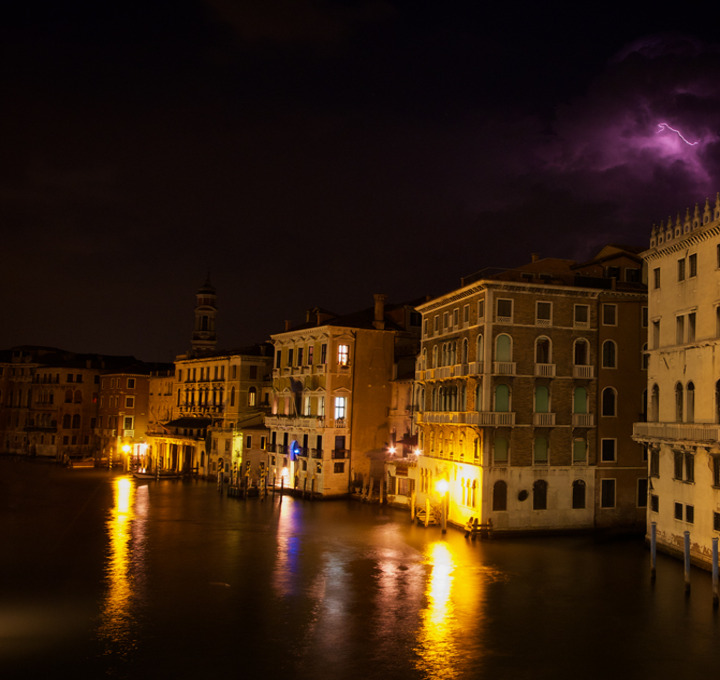
//> input picture LimeEhance/images/1.bmp, 720 x 680 px
$ ./lime   (built with g++ and OpenCV 4)
//> lines starting //> are read from the running program, lines starting //| are printed output that depends on the picture
// [4 lines of commented-out code are left out]
#include <opencv2/opencv.hpp>
#include <opencv2/photo.hpp>       // fastNlMeansDenoisingColored 去噪
#include <opencv2/imgproc.hpp>     // CLAHE 对比度增强
#include <iostream>                // 输入输出流库
#include <cstring>
#include <math.h>
#include <complex.h>
#include <vector>
#include <cmath>

using namespace std;

namespace LIME //LIME的命名空间
{

    class lime
    {  //存储数据
        public:
        cv::Mat img_norm; //输入图像归一化
        cv::Mat R;        //反射率图（Retinex分解的R分量）
        cv::Mat out_lime; //增强后的图像
        cv::Mat dv;
        cv::Mat dh;
        cv::Mat T_hat;    //初始化的光照图
        cv::Mat W; 	      //权重矩阵
        cv::Mat veCDD;
        int channel; 	  //存储图像通道数
        int row; 		  //图像的行数
        int col; 		  //图像的列数
        float alpha=1;    //平滑项权重（控制光照图平滑程度）
        float rho =2;     //ADMM惩罚参数增长率
        float gamma = 0.7;//Gamma校正指数（<1避免过度增强暗区）
        float epsilon;    //迭代收敛系数
        float thd;        //迭代收敛时间阈值

        // 后处理控制参数
        bool  use_denoise = true;      //是否启用BM3D去噪
        float denoise_h  = 3.0f;       //去噪强度（越大去噪越强）
        bool  use_clahe  = false;      //是否启用CLAHE对比度增强
        float clahe_clip = 2.0f;       //CLAHE裁剪限幅
        bool  use_gamma_on_T = true;   //是否对光照图T做Gamma校正

        // 调试/中间结果输出
        bool  save_intermediate = false;//是否保存中间结果

    	public:
        lime(cv::Mat src);
        cv::Mat Mat2Vec(cv::Mat mat);                         //矩阵向量化
        cv::Mat reshape1D(cv::Mat mat);						  //按行压缩矩阵到一维
        cv::Mat getReal(cv::Mat mat);						  //获取矩阵实部
        cv::Mat derivative(cv::Mat matrix);					  //求解矩阵导数
        cv::Mat solveT(cv::Mat G, cv::Mat Z, float u);		  //求解子问题T
        cv::Mat solveG(cv::Mat T,cv::Mat Z,float u,cv::Mat W);//求解子问题G
        cv::Mat solveZ(cv::Mat T,cv::Mat G,cv::Mat Z,float u);//求解子问题Z
        cv::Mat Dev(int n, int k);							  //求解矩阵一阶导数
        cv::Mat getMax(const cv::Mat &bgr);					  //获取色彩通道最大值
        cv::Mat optIllumMap();								  //获取优化后光照图
        cv::Mat enhance(cv::Mat &src);						  //图像增强（含后处理）
        cv::Mat postProcess(cv::Mat &enhanced);               //后处理管道

        // [4 lines left out: function comp, not called in this run]

        void weightStrategy();
        void _init_IllumMap(cv::Mat src);
        void Illum_filter(cv::Mat& img_in, cv::Mat& img_out); //滤波、GAMMA矫正
        void Illumination(cv::Mat& src, cv::Mat& out); 		  //求解每个像素的光照强度
        float solveU(float u);								  //求解子问题u
        float Frobenius(cv::Mat mat);
    };

    //构造函数
    lime::lime(cv::Mat src)
    {
        //获取输入图像的通道数
        channel = src.channels();
    }

    //光照图初始化
    void lime::_init_IllumMap(cv::Mat src){
        // 将输入图像转换为 float CV_32F类型，并进行归一化
        src.convertTo(img_norm, CV_32F, 1 / 255.0, 0); //第三个参数进行了缩放，也就是归一化。
        // 获取归一化图像的大小
        cv::Size sz(img_norm.size());
        row = img_norm.rows;//rows 对应图像的高度
        col = img_norm.cols;//cols 对应图像的宽度
        //构建初始照明图T
        T_hat = lime::getMax(img_norm);
        //求T_hat的f范数
        epsilon = Frobenius(T_hat)*0.001;
        dv = Dev(row, 1);//dv*图片
        dh = Dev(col, -1);//图片*dh
        //float u = dv.at<float>(0,0);
        //float u2 = dh.at<float>(0,0);
        veCDD = cv::Mat(1,row*col, CV_32F, cv::Scalar::all(0.0));
        //定义一维矩阵并初始化为0
        veCDD.at<float>(0,0) = 4;
        veCDD.at<float>(0,1) = -1;
        veCDD.at<float>(0,row) = -1;
        veCDD.at<float>(0,row*col-1) = -1;
        veCDD.at<float>(0,row*col-row) = -1;
    }

    //获取色彩通道最大值
    cv::Mat lime::getMax(const cv::Mat& bgr)
        {
            cv::Mat temp_mat(row, col, CV_32F, cv::Scalar::all(0.0));//定义一个全零矩阵
            std::vector<cv::Mat> img_norm_rgb;//多个矩阵组成的动态数组
            cv::Mat img_norm_b, img_norm_g, img_norm_r;//定义三个单通道矩阵
            cv::split(bgr, img_norm_rgb);//将bgr图像分割成三个单通道矩阵，分别存放在img_norm_rgb[0]、img_norm_rgb[1]、img_norm_rgb[2]中
            img_norm_g = img_norm_rgb.at(0);
            img_norm_b = img_norm_rgb.at(1);
            img_norm_r = img_norm_rgb.at(2);
            for(int i = 0; i < row; i++){
                for(int j = 0; j< col; j++){
                    temp_mat.at<float>(i,j) = MAX(MAX(img_norm_g.at<float>(i,j),img_norm_b.at<float>(i,j)), img_norm_r.at<float>(i,j));
                }
            }
            return temp_mat;
        }

    //求解矩阵范数：计算矩阵的 Frobenius 范数，即矩阵中每个元素平方和的平方根。这是用于衡量矩阵的整体"大小"或"能量"的一种方式
    float lime::Frobenius(cv::Mat mat)
    {
        int row = mat.rows;
        int col = mat.cols;
        float total = 0.0;
        for(int i = 0; i < row ; i++){
            for(int j =0; j< col ; j++){
                total = total + pow(mat.at<float>(i,j), 2);
            }
        }
        total = sqrt(total);
        return total;
    }

    //求解矩阵导数
    cv::Mat lime::derivative(cv::Mat matrix){
        cv::Mat v = dv * matrix;
        cv::Mat h = matrix * dh;
        cv::Mat matrix_C ;
        //矩阵垂直拼接
        cv::vconcat(v,h,matrix_C);
        return matrix_C;
    }

    //求解子问题T
    cv::Mat lime::solveT(cv::Mat G, cv::Mat Z, float u){
        cv::Mat X = G - (Z / u);   // X = G - Z/u, 对应ADMM中T子问题的中间变量
        int row_temp = X.rows;
        cv::Mat Xv = X.rowRange(0, row);  //左闭右开区间进行矩阵行的提取
        cv::Mat Xh = X.rowRange(row,row_temp);//要取 -1
        cv::Mat temp = dv*Xv+ Xh*dh;
        cv::Mat numerator;
        cv::Mat denominator;
        cv::Mat mat_temp1;
        mat_temp1 = Mat2Vec(2*T_hat + u*temp);
        //使用opencv自带的离散傅里叶变换函数执行傅里叶变换运算
        cv::dft(mat_temp1,numerator,cv::DFT_COMPLEX_OUTPUT);
        cv::Mat mat_temp2 = veCDD* u;
        cv::dft(mat_temp2, denominator,cv::DFT_COMPLEX_OUTPUT);
        denominator = denominator + 2;
        cv::Mat T_temp;
        temp = numerator / denominator;
        temp = getReal(temp);
        cv::dft(temp,T_temp,cv::DFT_COMPLEX_OUTPUT);
        T_temp = getReal(T_temp);
        T_temp = T_temp/(T_temp.cols);
        auto u5 = T_temp.at<float>(0,0);
        auto u6 = T_temp.at<float>(0,4);
        normalize(T_temp,T_temp,0.2,1,cv::NORM_MINMAX);
        cv::Mat T = reshape1D(T_temp);
        T.convertTo(T, CV_32F);
        return T;
    }
    cv::Mat lime::getReal(cv::Mat mat){ //获取矩阵的实部
        int col_temp = mat.cols;
        cv::Mat mat_return(1,col_temp, CV_32F, cv::Scalar::all(0.0));
        for(int i =0; i<col_temp; i++){
                mat_return.at<float>(0,i) = mat.at<float>(0,2*i);
            }
        return mat_return;

    }

    //将多维矩阵压缩成一维
    cv::Mat lime::Mat2Vec(cv::Mat mat){
        mat = mat.t(); //矩阵转置
        int row = mat.rows;
        int col = mat.cols;
        cv::Mat mat_one(1,row * col, CV_32F);
        int num_elements = row * col;

        for(int i = 0; i < row ; i++){
            for(int j =0; j< col ; j++){
                mat_one.at<float>(0,i*col+j) = mat.at<float>(i,j);
            }
        }

        return mat_one;
    }

    //将一维向量reshape回二维矩阵
    cv::Mat lime::reshape1D(cv::Mat mat){
        cv::Mat mat_temp(row,col, CV_32F);

        for(int i = 0; i < row ; i++){
        for(int j =0; j< col ; j++){

            mat_temp.at<float>(i,j) = mat.at<float>(0,i*col + j);
            }
        }
        return mat_temp;
    }

    //求解子问题G（软阈值操作）
    cv::Mat lime::solveG(cv::Mat T,cv::Mat Z,float u,cv::Mat W){
        //求出 T的一阶导数
        cv::Mat dT = derivative(T);
        cv::Mat epsilon = alpha * W / u;
        cv::Mat X = dT + Z / u;
        //获取一个图像矩阵的符号矩阵
        int row_temp = X.rows;
        int col_temp = X.cols;
        cv::Mat mat_temp(row_temp,col_temp,CV_32F);

       for(int i = 0; i < row_temp ; i++){
        for(int j =0; j< col_temp ; j++){
            if (X.at<float>(i,j) >0){
                mat_temp.at<float>(i,j) = 1;
            }
            else if(X.at<float>(i,j)<0){
                mat_temp.at<float>(i,j) =-1;
            }
            else
            mat_temp.at<float>(i,j) = 0;
        }
      }

        cv::Mat S_ce =cv::max(cv::abs(X) - epsilon, 0);
        cv::Mat O = mat_temp.mul(S_ce);
        return O;
    }

    //求解子问题Z（拉格朗日乘子更新）
    cv::Mat lime::solveZ(cv::Mat T,cv::Mat G,cv::Mat Z,float u){
        cv::Mat dT = derivative(T);
        return Z + u*(dT - G);
    }

    //求解子问题u（惩罚参数增长）
    float lime::solveU(float u){
        return u* rho;
    }

    //求解权重矩阵
    void lime::weightStrategy(){
        cv::Mat dTv = dv * T_hat;//差分矩阵获得垂直方向梯度
        cv::Mat dTh = T_hat* dh;//差分矩阵获得水平方向梯度
        cv::Mat Wv = 1/ (cv::abs(dTv) + 1);//abs() 的作用是对矩阵元素取绝对值，梯度幅值映射成权重
        cv::Mat Wh = 1/ (cv::abs(dTh) + 1);
        /**
         * 梯度大，说明这个位置变化剧烈，可能是边缘、纹理、噪声
         * 梯度小，说明这个位置比较平滑，属于更可信的区域
            所以取倒数后：
            梯度大时，权重变小
            梯度小时，权重变大
         * 这正好符合 LIME 里的思路：在优化光照图时，更相信平滑区域，弱化边缘和突变区域的影响。
         * 加 1 是为了避免分母为 0，同时让数值更稳定。
         */
        cv::vconcat(Wv, Wh, W);//将wv和wh两个矩阵垂直拼接
    }

    //求矩阵导数（构建差分矩阵）
    cv::Mat lime::Dev(int n, int k){
        cv::Mat mat_temp = cv::Mat::eye(n,n,CV_32F);  //eye()函数用于创建一个单位矩阵
        mat_temp = mat_temp *-1;//让矩阵的对角元素为-1
        //让矩阵k对角的元素为1
        if(k > 0){
        for(int y = 0;y <n - k; y++){
        mat_temp.at<float>(y,y + k) = 1;
        }
    }
    else{
        for(int y = -k;y <n ; y++){
        mat_temp.at<float>(y,y + k) = 1;
        }
    }
    return mat_temp;
    }

    //获取优化后的光照图（ADMM迭代求解）
    cv::Mat lime::optIllumMap(){
        //得到权重矩阵W
        weightStrategy();
        cv::Mat T(row,col, CV_32F, cv::Scalar::all(0.0));
        cv::Mat G(row*2,col, CV_32F, cv::Scalar::all(0.0));
        cv::Mat Z(row*2,col, CV_32F, cv::Scalar::all(0.0));
        int t = 0;
        float u = 1;
        const int MAX_ITER = 100;  // 安全上限，防止无穷循环

        while (true){
            T = solveT(G,Z,u);
            G = solveG(T,Z,u,W);
            Z = solveZ(T,G,Z,u);
            u = solveU(u);

            //加速收敛过程
            if(t == 0){
                float temp = Frobenius(derivative(T) - G);
                thd = ceil(2* log(temp / epsilon));
                // 安全钳：阈值异常时设上限
                if (thd <= 0 || std::isnan(thd) || std::isinf(thd)) {
                    thd = 10;
                }
            }
            t += 1;
            //达到收敛阈值或超过最大迭代次数就结束迭代
            if(t >= thd || t >= MAX_ITER){
                break;
            }
        }
        auto r1 = T.at<float>(0,0);
        auto r2 = T.at<float>(1,0);
        auto r3 = T.at<float>(2,0);

        if (save_intermediate) {
            cv::Mat T_vis;
            T.convertTo(T_vis, CV_8U, 255.0);
            cv::imwrite("intermediate_T_optimized.jpg", T_vis);
        }

        return T;
    }

    // ======================== 后处理管道 ========================
    // 对增强后的图像进行去噪和对比度增强
    cv::Mat lime::postProcess(cv::Mat &enhanced) {
        cv::Mat result = enhanced.clone();

        // ---- Step 1: BM3D去噪（LIME论文推荐的后处理） ----
        // 使用OpenCV内置的 fastNlMeansDenoisingColored 近似BM3D效果
        if (use_denoise && result.channels() == 3) {
            cv::Mat denoised;
            // 转换为8位进行去噪
            cv::Mat result_8u;
            if (result.depth() == CV_32F || result.depth() == CV_64F) {
                result.convertTo(result_8u, CV_8U, 255.0);
            } else {
                result_8u = result;
            }

            // fastNlMeansDenoisingColored: 非局部均值去噪（BM3D的近亲）
            // 参数: src, dst, h(亮度去噪强度), hColor(色度去噪强度),
            //       templateWindowSize, searchWindowSize
            cv::fastNlMeansDenoisingColored(
                result_8u, denoised,
                denoise_h,          // 亮度分量去噪强度
                denoise_h,          // 色度分量去噪强度
                7,                  // 模板窗口大小
                21                  // 搜索窗口大小
            );

            // 转回float用于后续处理
            denoised.convertTo(result, CV_32F, 1.0 / 255.0);

            if (save_intermediate) {
                cv::imwrite("intermediate_denoised.jpg", denoised);
            }
        }

        // ---- Step 2: CLAHE 对比度增强（可选） ----
        // 在亮度通道上做CLAHE，提升暗区细节同时压制过曝
        if (use_clahe && result.channels() == 3) {
            cv::Mat result_8u;
            result.convertTo(result_8u, CV_8U, 255.0);

            // 转到LAB色彩空间，只在L通道做CLAHE
            cv::Mat lab;
            cv::cvtColor(result_8u, lab, cv::COLOR_BGR2Lab);

            std::vector<cv::Mat> lab_channels;
            cv::split(lab, lab_channels);

            // 对L通道做CLAHE
            cv::Ptr<cv::CLAHE> clahe = cv::createCLAHE(clahe_clip);
            clahe->apply(lab_channels[0], lab_channels[0]);

            cv::merge(lab_channels, lab);
            cv::cvtColor(lab, result_8u, cv::COLOR_Lab2BGR);

            result_8u.convertTo(result, CV_32F, 1.0 / 255.0);

            if (save_intermediate) {
                cv::imwrite("intermediate_clahe.jpg", result_8u);
            }
        }

        return result;
    }

    //图像增强（含完整后处理管道）
    cv::Mat lime::enhance(cv::Mat &src){
        // ---- 阶段1: 初始化 ----
        _init_IllumMap(src);         //估算初始光照图 T_hat

        // ---- 阶段2: ADMM优化光照图 ----
        cv::Mat T = optIllumMap();   //通过ADMM迭代优化得到光照图T

        // ---- 阶段3: 光照图后处理（Gamma校正） ----
        // 根据LIME论文公式(10): R = I / (T^γ)
        // γ < 1 可避免暗区被过度增强
        cv::Mat T_processed;
        if (use_gamma_on_T) {
            // T ← T^γ, 同时防止除零
            cv::pow(T, gamma, T_processed);
            cv::threshold(T_processed, T_processed, 0.0001, 0.0001, cv::THRESH_TOZERO);
        } else {
            T_processed = T.clone();
            cv::threshold(T_processed, T_processed, 0.0001, 0.0001, cv::THRESH_TOZERO);
        }

        // ---- 阶段4: Retinex分解 ----
        // 逐通道增强: enhanced_c = I_c / T_processed
        cv::Size sz(img_norm.size());
        R = cv::Mat(sz, CV_32F, cv::Scalar::all(0.0));

        std::vector<cv::Mat> img_norm_rgb;
        cv::split(img_norm, img_norm_rgb);

        // BGR顺序: [0]=B, [1]=G, [2]=R
        for (int c = 0; c < 3; c++) {
            cv::Mat enhanced = img_norm_rgb[c] / T_processed;
            // 钳制负值和过大的值
            cv::threshold(enhanced, enhanced, 0.0, 0.0, cv::THRESH_TOZERO);
            cv::threshold(enhanced, enhanced, 1.0, 1.0, cv::THRESH_TRUNC);
            img_norm_rgb[c] = enhanced;
        }

        cv::Mat enhanced_float;
        cv::merge(img_norm_rgb, enhanced_float);

        // 保存反射率图R（Retinex理论中的物体固有属性）
        R = enhanced_float.clone();

        // ---- 阶段5: 后处理（去噪 + 对比度增强） ----
        cv::Mat processed = postProcess(enhanced_float);

        // ---- 阶段6: 转换回8位输出 ----
        processed.convertTo(out_lime, CV_8U, 255.0);

        return out_lime;
    }

    // 滤波和伽马校正（对光照图进行平滑+Gamma校正以改善视觉效果）
    // [41 lines left out: functions Illum_filter, Illumination, not called in this run]
}

int main(int argc, char* argv[])
{
    // ---- 解析输入参数 ----
    std::string input_path = "../data/1.bmp";
    std::string output_path = "output_enhanced.jpg";
    bool use_denoise = true;
    bool use_clahe  = false;

    if (argc >= 2) input_path  = argv[1];
    if (argc >= 3) output_path = argv[2];
    if (argc >= 4) use_denoise = (atoi(argv[3]) != 0);
    if (argc >= 5) use_clahe   = (atoi(argv[4]) != 0);

    std::cout << "========================================" << std::endl;
    std::cout << "  LIME - Low-light IMage Enhancement   " << std::endl;
    std::cout << "========================================" << std::endl;
    std::cout << "输入图像: " << input_path << std::endl;
    std::cout << "输出图像: " << output_path << std::endl;
    std::cout << "去噪(BM3D近似): " << (use_denoise ? "开启" : "关闭") << std::endl;
    std::cout << "CLAHE对比度增强: " << (use_clahe  ? "开启" : "关闭") << std::endl;
    std::cout << "----------------------------------------" << std::endl;

    // ---- 读取图像 ----
    double t_total = cv::getTickCount();
    cv::Mat img_in = cv::imread(input_path);
//> img_in is the input picture: 680 rows x 720 cols, CV_8UC3; mean B, G, R 13.3, 31.7, 53.9
    if (img_in.empty()) {
        std::cerr << "Error: 无法读取图像 " << input_path << std::endl;
        std::cerr << "用法: " << argv[0] << " <输入图像> [输出图像] [去噪:1/0] [CLAHE:1/0]" << std::endl;
        return -1;
    }
    std::cout << "图像尺寸: " << img_in.cols << "x" << img_in.rows
              << ", 通道数: " << img_in.channels() << std::endl;
//| 图像尺寸: 720x680, 通道数: 3

    // ---- LIME增强处理 ----
    LIME::lime* l = new LIME::lime(img_in);

    // 配置后处理参数
    l->use_denoise = use_denoise;
    l->use_clahe   = use_clahe;
    l->gamma       = 0.7f;        // Gamma校正指数
    l->denoise_h   = 3.0f;        // 去噪强度
    l->clahe_clip  = 2.0f;        // CLAHE裁剪限幅
    l->save_intermediate = false;  // 设为true可保存中间结果调试

    cv::Mat img_out = l->enhance(img_in);
//> in getMax, `cv::split(bgr, img_norm_rgb);`:
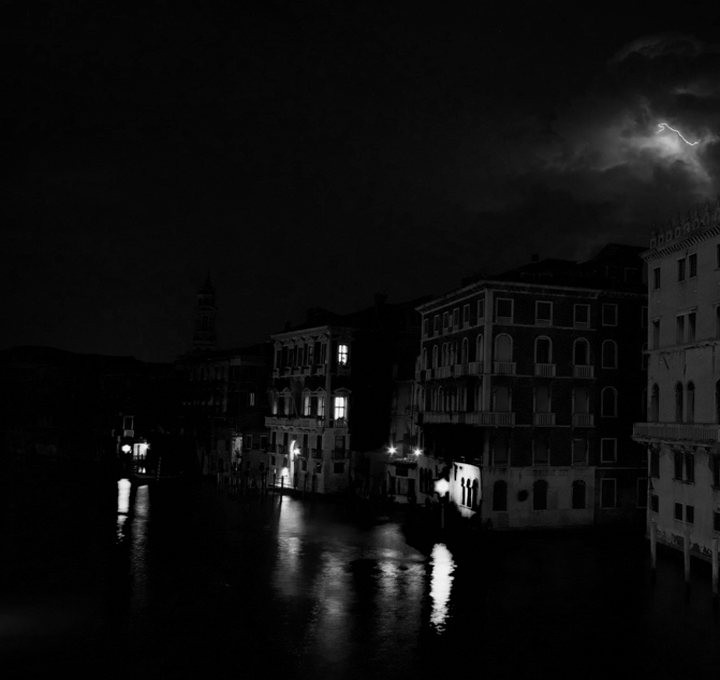
//> img_norm_rgb[0]: 680 rows x 720 cols, CV_32FC1; min 0, max 1, mean 0.052
//> in getMax, `cv::split(bgr, img_norm_rgb);`:
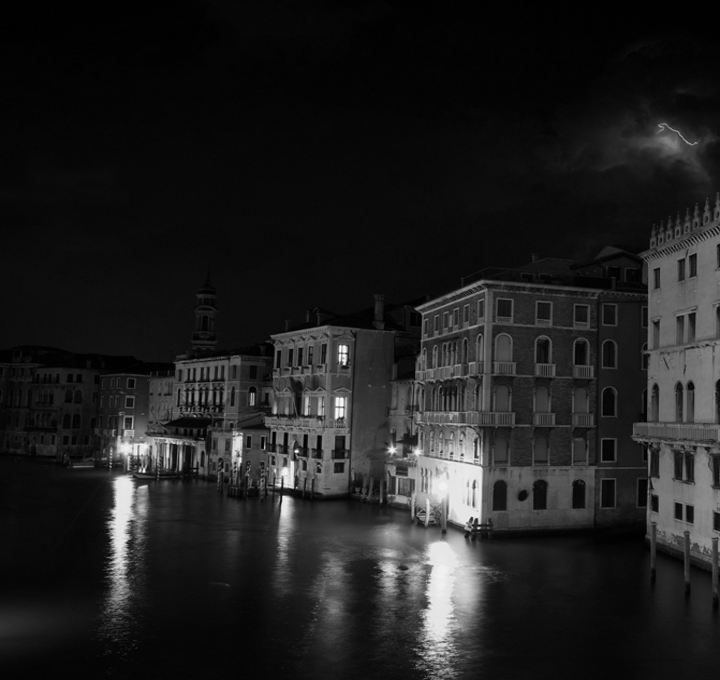
//> img_norm_rgb[1]: 680 rows x 720 cols, CV_32FC1; min 0, max 0.996, mean 0.124
//> in getMax, `cv::split(bgr, img_norm_rgb);`:
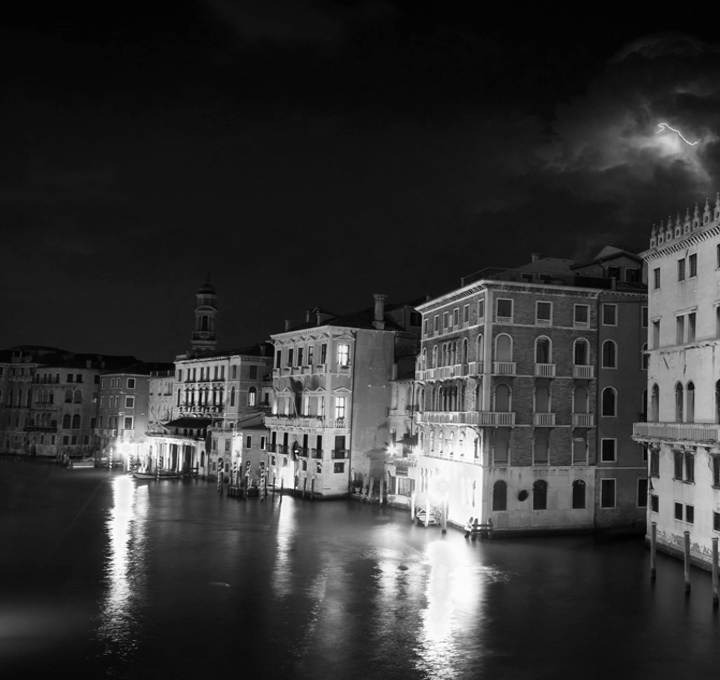
//> img_norm_rgb[2]: 680 rows x 720 cols, CV_32FC1; min 0, max 1, mean 0.211
//> the loop in Frobenius, `for(int i = 0; i < row ; i++)` made 680 passes
//> total on passes 1 to 3: 0.628, 1.27, 1.92
//> after the loop in Frobenius, `for(int i = 0; i < row ; i++)`: total = 46935.8
//> in Frobenius, `total = sqrt(total);`: total = 216.6
//> in _init_IllumMap, `epsilon = Frobenius(T_hat)*0.001;`: epsilon = 0.217
//> after the loop in Dev, `for(int y = 0;y <n - k; y++)`:
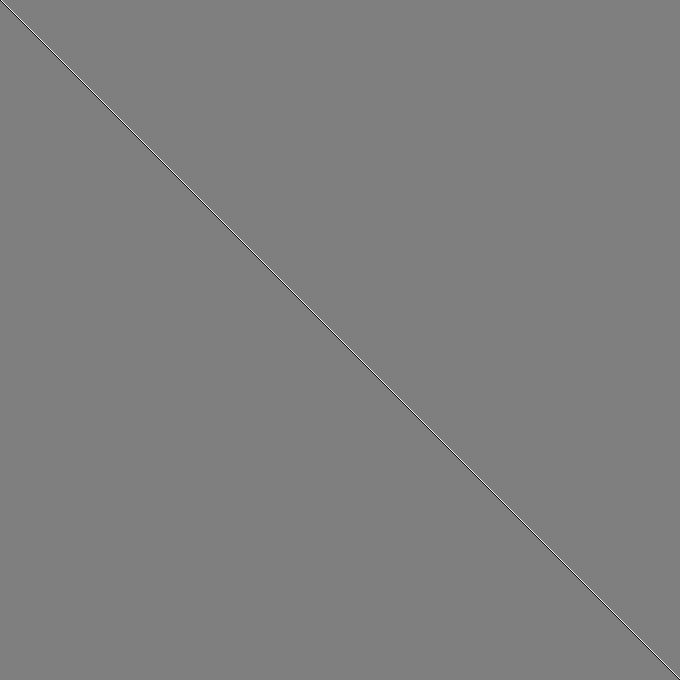
//> mat_temp: 680 rows x 680 cols, CV_32FC1; min -1, max 1, mean -2.16e-06; drawn with min black and max white
//> (the rest of the program and of its run is left out)
